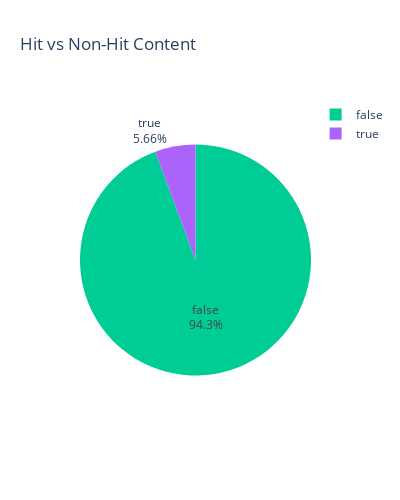

Notebook source saved alongside this figure:
### Markdown cell above
* Popularity is heavily skewed: most titles cluster near zero, showing a **winner-take-all dynamic**.
* Beyond 50 points, popularity drops off rapidly—most content struggles to gain traction.
* A few titles reach 400+ points, representing the **rare blockbuster hits**.
* Around **95% of content scores below 100**, highlighting how few titles truly make an impact.
* This distribution shows Netflix’s business is **hit-driven**: a small number of titles create most of the value.
* There’s no “middle ground” of moderately popular content—success tends to be either a hit or a miss.

**Recommendation:**
Create a **pre-acquisition scoring model** to predict a title’s popularity potential. Only pursue titles with at least **30% hit probability** to reduce wasted spend on likely misses.

### Code cell
# Hit vs Non-Hit Distribution
hit_counts = df['is_hit'].value_counts()
colors = {'Hit': '#1f77b4', 'Non-Hit': '#ff7f0e'}  
fig = px.pie(names=hit_counts.index,values=hit_counts.values,title='Hit vs Non-Hit Content',
    color=hit_counts.index,color_discrete_map=colors,width=400, height=500)
fig.update_traces(textinfo='percent+label')  
fig.show()

### Figure 1 — Plotly figure (JSON) as saved in the notebook; plotly's stock layout.template omitted (floating-point values rounded to 4 significant figures)
{"data": [{"customdata": [[false], [true]], "domain": {"x": [0, 1], "y": [0, 1]}, "hovertemplate": "label=%{label}<br>value=%{value}<br>color=%{customdata[0]}<extra></extra>", "labels": [false, true], "legendgroup": "", "marker": {"colors": ["#00cc96", "#ab63fa"]}, "name": "", "showlegend": true, "textinfo": "percent+label", "type": "pie", "values": [3764, 226]}], "layout": {"height": 500, "legend": {"tracegroupgap": 0}, "title": {"text": "Hit vs Non-Hit Content"}, "width": 400}}
